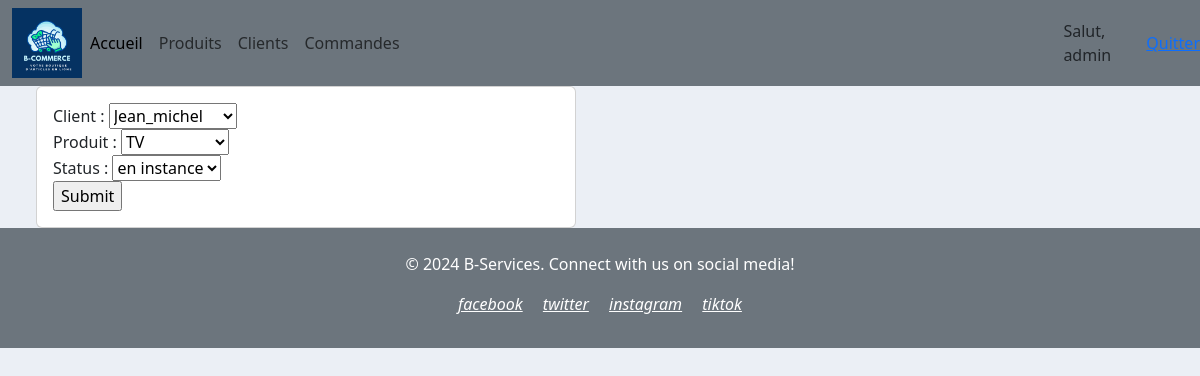
The app's page /commande/modifier_commande/4 (signed in) with its own data.
### commande/models.py (models this page shows)
class Commande(models.Model):
    STATUS = (('en instance', 'en instance'),
              ('non livré', 'non livré'),
              ('livré', 'livré'))
    client = models.ForeignKey(Client, null=True, on_delete=models.SET_NULL)
    produit = models.ForeignKey(Produit, null=True, on_delete=models.SET_NULL)
    status = models.CharField(max_length=200, null=True, choices=STATUS)
    date_creation = models.DateTimeField(auto_now_add=True)

### commande/views.py (the view)
# urls.py: path('modifier_commande/<str:pk>', views.modifier_commande, name='modifier_commande'),
@login_required(login_url='acces')
def modifier_commande(request,pk):
    commande = Commande.objects.get(id=pk)
    form = CommandeForm(instance=commande)
    if request.method == 'POST':
        form = CommandeForm(request.POST,instance=commande)
        if form.is_valid():
            form.save()
            return redirect('/')
    context = {'form': form}
    return render(request, 'commande/ajouter_commande.html', context)

### commande/forms.py
class CommandeForm(ModelForm):
    class Meta:
        model = Commande
        fields = '__all__'

### client/models.py (called while the page is built)
    def __str__(self):
        return self.nom

### produit/models.py (called while the page is built)
    def __str__(self):
        return self.nom

### templates/commande/ajouter_commande.html (shortened to what this page needs)
{% extends 'main.html' %}
{% block content %}
<div class="row px-4">
    <div class="col-md-6 px-4">
        <div class="card card-body">
<form action="" method="POST">
    {{ form}}
    <input type="submit" name="Envoyer">
</form>
        </div>
    </div>
</div>
{% endblock %}

### templates/base/navbar.html (shortened to what this page needs)
{% load static %}
<nav class="navbar navbar-expand-lg navbar-info bg-secondary">
  <div class="container-fluid">
    <img src="{% static 'images/articleLogo.png' %}" alt="Logo" style="height: 70px;">
    <div class="collapse navbar-collapse" id="navbarNav">
      <ul class="navbar-nav">
        <li class="nav-item">
          <a class="nav-link active" aria-current="page" href="#">Accueil</a>
        </li>
        <li class="nav-item">
          <a class="nav-link" href="#">Produits</a>
        </li>
        <li class="nav-item">
          <a class="nav-link" href="#">Clients</a>
        </li>
        <li class="nav-item">
          <a class="nav-link" href="#">Commandes</a>
        </li>
      </ul>
    </div>
  </div>
  <span>Salut, {{request.user }} </span>
  <span> <a href="{% url 'quitter' %}">Quitter</a></span>
</nav>

### static/css/main.css (style rules this page uses)
body { background-color: #ebeff5; }

### records on screen
Commande: client "Jean_michel", produit "TV", status "en instance"

### other values on screen
{{ request.user }} "admin"
